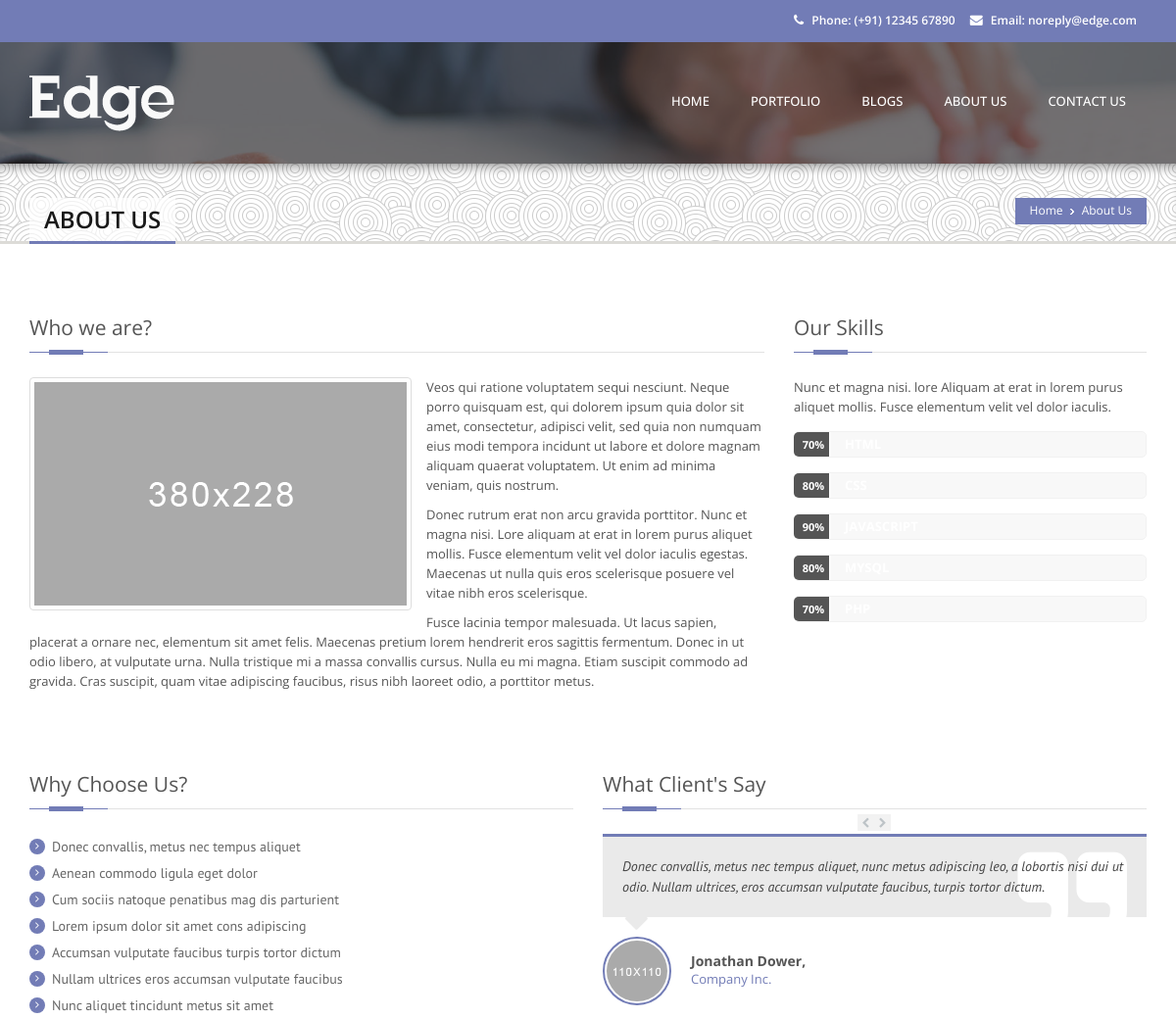
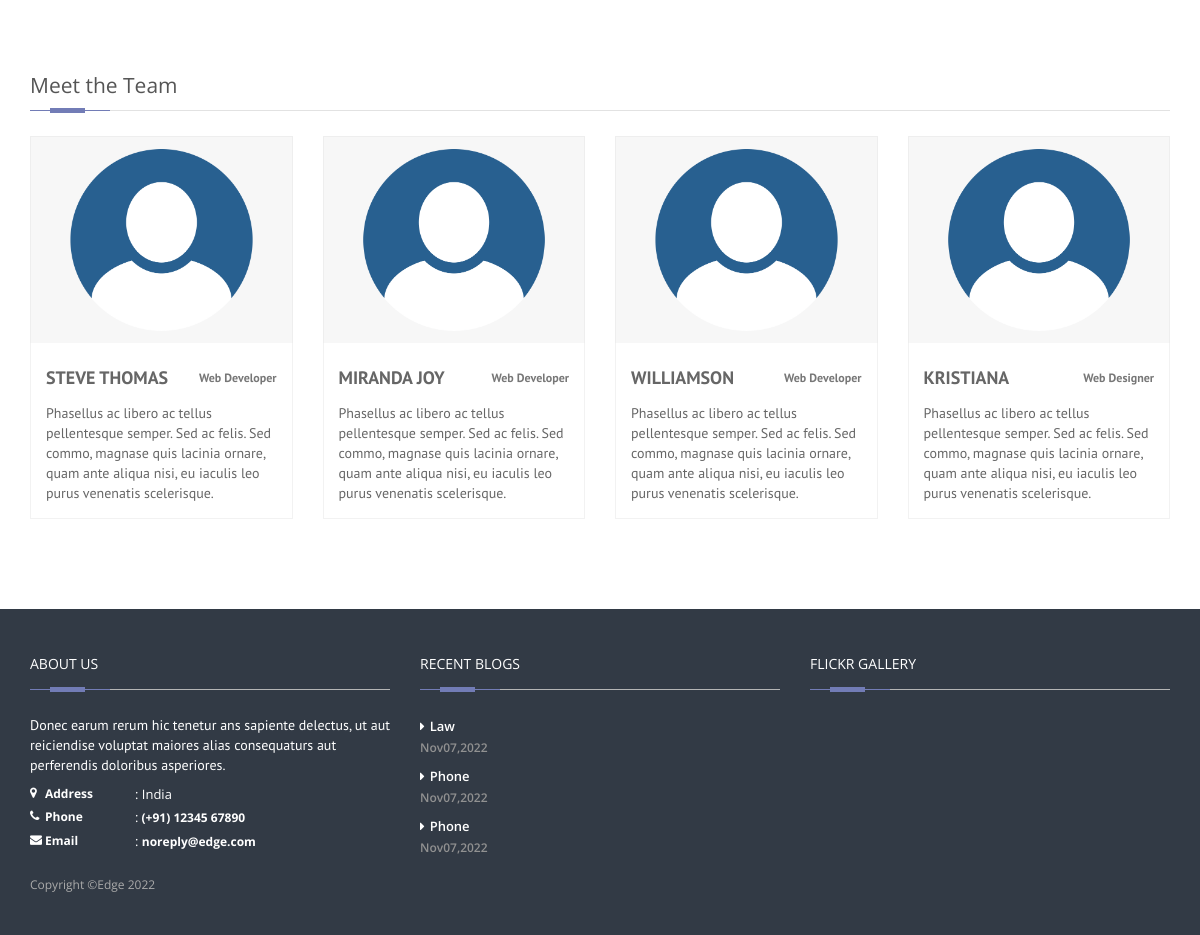
/Edge/about_us.php, run on the app's committed database (2 pictures, top to bottom).
### tables this page shows
CREATE TABLE `testimonial` (
  `client_id` int(11) NOT NULL,
  `client_img` varchar(100) NOT NULL,
  `client_name` varchar(100) NOT NULL,
  `company_name` varchar(100) NOT NULL,
  `client_review` text NOT NULL,
  `created_date` timestamp NOT NULL DEFAULT current_timestamp() ON UPDATE current_timestamp()
);

CREATE TABLE `employee_team` (
  `employee_id` int(11) NOT NULL,
  `img` varchar(100) NOT NULL,
  `employee_name` varchar(100) NOT NULL,
  `employee_position` varchar(100) NOT NULL,
  `employee_info` text NOT NULL,
  `created_date` timestamp NOT NULL DEFAULT current_timestamp() ON UPDATE current_timestamp()
);

CREATE TABLE `blogs` (
  `blog_id` int(11) NOT NULL,
  `blog_img` varchar(100) NOT NULL,
  `blog_title` varchar(255) NOT NULL,
  `blog_posted_by` varchar(100) NOT NULL,
  `blog_category` varchar(255) NOT NULL,
  `blog_description` text NOT NULL,
  `blog_created_date` timestamp NOT NULL DEFAULT current_timestamp() ON UPDATE current_timestamp()
);

### Edge/about_us.php (the view, shortened to what this page needs)
<!DOCTYPE html>
<head>
    <link rel="stylesheet" href="css/bootstrap.min.css"/>
    <link rel="stylesheet" href="css/style.css">
    <link rel="stylesheet" type="text/css" href="css/style.css" media="screen" data-name="skins">
    <link rel="stylesheet" href="css/layout/wide.css" data-name="layout">
    <link rel="stylesheet" type="text/css" href="css/switcher.css" media="screen" />
</head>
<body>
<?php include "header.php"; ?>
<?php include "connection.php"; ?>
<?php include "month.php"; ?>
	<section class="wrapper">
    <section class="page_head">
        <div class="container">
            <div class="row">
                <div class="col-lg-12 col-md-12 col-sm-12">
                    <nav id="breadcrumbs">
                        <ul>
                            <li><a href="index.php">Home</a></li>
                            <li>About Us</li>
                        </ul>
                    </nav>
                    <div class="page_title">
                        <h2>About Us</h2>
                    </div>
                </div>
            </div>
        </div>
    </section>
		<section class="content about">
			<div class="container">
				<div class="row sub_content">
					<div class="who">
						<div class="col-lg-8 col-md-8 col-sm-8">
							<div class="dividerHeading">
								<h4><span>Who we are?</span></h4>
							</div>
								<img class="left_img img-thumbnail" src="images/about_1.png" alt="about img">
                            <p>Veos qui ratione voluptatem sequi nesciunt. Neque porro quisquam est, qui dolorem ipsum quia dolor sit amet, consectetur, adipisci velit, sed quia non numquam eius modi tempora incidunt ut labore et dolore magnam aliquam quaerat voluptatem. Ut enim ad minima veniam, quis nostrum. </p>
							<p>Donec rutrum erat non arcu gravida porttitor. Nunc et magna nisi. Lore aliquam at erat in lorem purus aliquet mollis. Fusce elementum velit vel dolor iaculis egestas. Maecenas ut nulla quis eros scelerisque posuere vel vitae nibh eros scelerisque. </p>
							<p>Fusce lacinia tempor malesuada. Ut lacus sapien, placerat a ornare nec, elementum sit amet felis. Maecenas pretium lorem hendrerit eros sagittis fermentum. Donec in ut odio libero, at vulputate urna. Nulla tristique mi a massa convallis cursus. Nulla eu mi magna. Etiam suscipit commodo ad gravida. Cras suscipit, quam vitae adipiscing faucibus, risus nibh laoreet odio, a porttitor metus.</p>
						</div>
						<div class="col-lg-4 col-md-4 col-sm-4">
							<div class="dividerHeading">
								<h4><span>Our Skills</span></h4>
							</div>
							<p>Nunc et magna nisi. lore Aliquam at erat in lorem purus aliquet mollis. Fusce elementum velit vel dolor iaculis. </p>
							<ul class="progress-skill-bar">
								<li>
									<span class="lable">70%</span>
									<div class="progress_skill">
									</div>
								</li>
								<li>
									<span class="lable">80%</span>
									<div class="progress_skill">
									</div>
								</li>
								<li>
									<span class="lable">90%</span>
									<div class="progress_skill">
									</div>
								</li>
								<li>
									<span class="lable">80%</span>
									<div class="progress_skill">
									</div>
								</li>
								<li>
									<span class="lable">70%</span>
									<div class="progress_skill">
									</div>
								</li>
							</ul>
						</div>
					</div>
				</div>
				<div class="row sub_content">
					<div class="col-lg-6 col-md-6 col-sm-6">
						<div class="dividerHeading">
							<h4><span>Why Choose Us?</span></h4>
						</div>
						<ul class="list_style circle">
							<li><a href="#"> Donec convallis, metus nec tempus aliquet</a></li>
							<li><a href="#"> Aenean commodo ligula eget dolor</a></li>
							<li><a href="#"> Cum sociis natoque penatibus mag dis parturient</a></li>
							<li><a href="#"> Lorem ipsum dolor sit amet cons adipiscing</a></li>
							<li><a href="#"> Accumsan vulputate faucibus turpis tortor dictum</a></li>
							<li><a href="#"> Nullam ultrices eros accumsan vulputate faucibus</a></li>
							<li><a href="#"> Nunc aliquet tincidunt metus sit amet</a></li>
						</ul>
					</div>
					<div class="col-lg-6 col-md-6 col-sm-6">
						<div class="dividerHeading">
							<h4><span>What Client's Say</span></h4>
						</div>
						<div id="testimonial-carousel" class="testimonial carousel slide">
							<div class="carousel-inner">
<?php
if(isset($connection)){
try{
    $sqlquery = $connection->prepare("select * from `testimonial` limit 1");
    $sqlquery -> execute();
    $results = $sqlquery->fetchAll();
    foreach($results as $result){
?>
								<div class="active item">
									<div class="testimonial-item">
										<div class="icon"><i class="fa fa-quote-right"></i></div>
										<blockquote>
											<p><?php echo $result['client_review']; ?></p>
										</blockquote>
										<div class="testimonial-review">
											<img src="images/testimonials/1.png" alt="testimoni">
											<h1><?php echo $result['client_name']; ?>,<small><?php echo $result['company_name']; ?></small></h1>
										</div>
									</div>
								</div>
<?php
    }
}catch(PDOException $e){
    echo "Not found";
}
}
?>
							</div>
							<div class="testimonial-buttons"><a href="#testimonial-carousel" data-slide="prev"><i class="fa fa-chevron-left"></i></a>&#32;
							<a href="#testimonial-carousel" data-slide="next"><i class="fa fa-chevron-right"></i></a></div>
						</div>
					</div>
				</div>
                <div class="row  sub_content">
                    <div class="col-lg-12 col-md-12 col-sm-12">
                        <div class="dividerHeading">
                            <h4><span>Meet the Team</span></h4>
                        </div>
                    </div>
        <?php
        if(isset($connection)){
            try{
                $sqlquery = $connection->prepare("select * from `employee_team`");
                $sqlquery->execute();
                $results = $sqlquery->fetchAll();
                foreach($results as $result){
        ?>
                    <div class="col-lg-3 col-md-3 col-sm-6">
                        <div class="our-team">
                            <div class="pic">
        <?php
            if($result['img'] != ""){
        ?>
            <img src="images/<?php echo $result['img']; ?>" alt="profile img" height="216"/>
        <?php
            }else{
        ?>
            <img src="images/teams/profile_photo.png" alt="profile img">
        <?php
            }
        ?>
                            </div>
                            <div class="team_prof">
                                <h3 class="names"><?php echo $result['employee_name']; ?><small><?php echo $result['employee_position']; ?></small></h3>
                                <p class="description"><?php echo $result['employee_info']; ?></p>
                            </div>
                        </div>
                    </div>
<?php
}
    }catch(PDOException $e){
        echo "Connection failed";
    }
    $connection = null;
}
?>
                </div>
			</div>
		</section>
	</section>
    <?php
        include "footer.php";
    ?>
</body>
</html>

### Edge/footer.php (shortened to what this page needs)
<?php
include "connection.php";
?>
    <footer class="footer">
        <div class="container">
            <div class="row">
                <div class="col-sm-6 col-md-3 col-lg-4">
                    <div class="widget_title">
                        <h4><span>About Us</span></h4>
                    </div>
                    <div class="widget_content">
                        <p>Donec earum rerum hic tenetur ans sapiente delectus, ut aut reiciendise voluptat maiores alias consequaturs aut perferendis doloribus asperiores.</p>
                        <ul class="contact-details-alt">
                            <li><i class="fa fa-map-marker"></i> <p><strong>Address</strong>: India</p></li>
                            <li><i class="fa fa-phone"></i> <p><strong>Phone</strong>:<a href="tel:1234567890"> (+91) 12345 67890 </a></p></li>
                            <li><i class="fa fa-envelope"></i> <p><strong>Email</strong>: <a href="mailto:noreply@edge.com" class="hidden-sm">noreply@edge.com</a></p></li>
                        </ul>
                    </div>
                </div>
                <div class="col-sm-6 col-md-3 col-lg-4">
                    <div class="widget_title">
                        <h4><span>Recent Blogs</span></h4>
                    </div>
                    <div class="widget_content">
                        <ul class="links">
                          <?php
                        if(isset($connection)){
                            $sqlquery = $connection->prepare("select * from `blogs` order by `blog_id` desc limit 3 ");
                            $sqlquery->execute();
                            $results = $sqlquery;
                            foreach($results as $result){
                                $blog_date = $result['blog_created_date'];
                                $date = (explode(" ", $blog_date));
                                $date = (explode("-", $date[0]));
                                $day = $date[2];
                                $month = $date[1];
                                $year = $date[0];
                          ?>
                            <li><a href="blog-post.php?blog_id=<?php echo $result['blog_id']; ?>"><?php echo $result['blog_title']; ?><span> <?php echo monthName($month) . $day . "," . $year; ?> </span></a></li>
                          <?php
                            }
                        }
                          ?>
                        </ul>
                    </div>
                </div>
                <div class="col-sm-6 col-md-3 col-lg-4">
                    <div class="widget_title">
                        <h4><span>Flickr Gallery</span></h4>
                    </div>
                </div>
            <div class="col-sm-6">
                <p class="copyright">Copyright &copy;Edge <?php echo date('Y'); ?></p>
            </div>
            </div>
        </div>
    </footer>

### Edge/month.php (shortened to what this page needs)
<?php
function monthName($intMonth){
switch($intMonth){
    case 11:
        echo "Nov";
        break;
}
}
?>

### Edge/css/layout/wide.css (style rules this page uses)
.wrapper { background:#FFFFFF; width: 100%; }

### data on the page
testimonial: client_review "Donec convallis, metus nec tempus aliquet, nunc metus adipiscing leo, a lobortis nisi dui ut odio. Nullam ultrices, eros accumsan vulputate faucibus, turpis tortor dictum.", client_name "Jonathan Dower", company_name "Company Inc."
employee_team: employee_name "STEVE THOMAS", employee_position "Web Developer", employee_info "Phasellus ac libero ac tellus pellentesque semper. Sed ac felis. Sed commo, magnase quis lacinia ornare, quam ante aliqua nisi, eu iaculis leo purus venenatis scelerisque."
employee_team: employee_name "MIRANDA JOY", employee_position "Web Developer", employee_info "Phasellus ac libero ac tellus pellentesque semper. Sed ac felis. Sed commo, magnase quis lacinia ornare, quam ante aliqua nisi, eu iaculis leo purus venenatis scelerisque."
employee_team: employee_name "WILLIAMSON", employee_position "Web Developer", employee_info "Phasellus ac libero ac tellus pellentesque semper. Sed ac felis. Sed commo, magnase quis lacinia ornare, quam ante aliqua nisi, eu iaculis leo purus venenatis scelerisque."
employee_team: employee_name "KRISTIANA", employee_position "Web Designer", employee_info "Phasellus ac libero ac tellus pellentesque semper. Sed ac felis. Sed commo, magnase quis lacinia ornare, quam ante aliqua nisi, eu iaculis leo purus venenatis scelerisque."
blogs: blog_title "Law", shows "Nov", blog_created_date "07", blog_created_date "2022"
blogs: blog_title "Phone", shows "Nov", blog_created_date "07", blog_created_date "2022"
blogs: blog_title "Phone", shows "Nov", blog_created_date "07", blog_created_date "2022"
